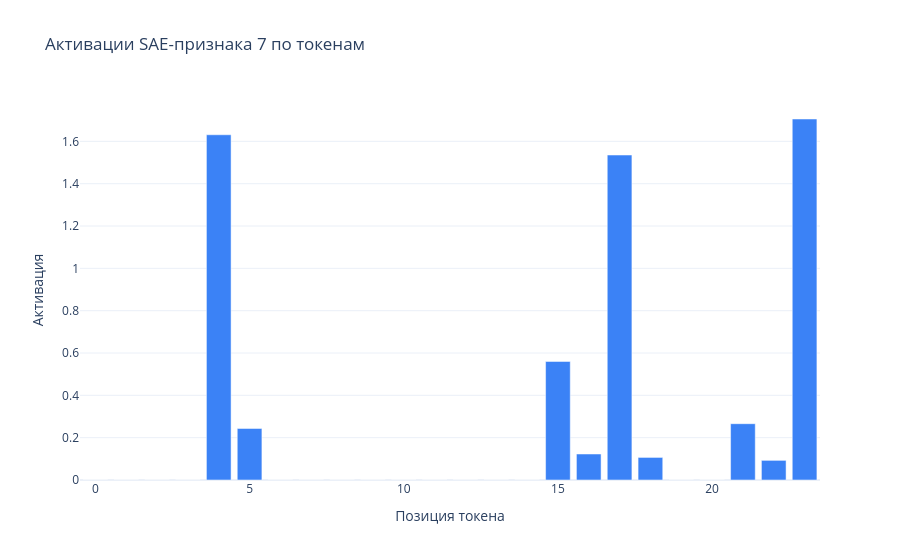

The notebook cell saved with this chart:
### Code cell
plot_feature_activations(starting_text, feature_id)

### Figure 1 — Plotly figure (JSON) as saved in the notebook; plotly's stock layout.template omitted (floating-point values rounded to 4 significant figures)
{"data": [{"customdata": [["<|BOS|>"], ["H"], ["ero"], ["·and"], ["·I"], ["·will"], ["·head"], ["·to"], ["·Sam"], ["antha"], ["·and"], ["·Mark"], ["'s"], [","], ["·then"], ["·he"], ["·and"], ["·she"], ["·will"], ["."], ["·Then"], ["·I"], ["·or"], ["·you"]], "hovertemplate": "Позиция токена=%{x}<br>Активация=%{y:.4f}<br>token=%{customdata[0]}<extra></extra>", "legendgroup": "", "marker": {"color": "#3b82f6", "pattern": {"shape": ""}}, "name": "", "orientation": "v", "showlegend": false, "textposition": "auto", "type": "bar", "x": [0, 1, 2, 3, 4, 5, 6, 7, 8, 9, 10, 11, 12, 13, 14, 15, 16, 17, 18, 19, 20, 21, 22, 23], "xaxis": "x", "y": [0.0, 0.0, 0.0, 0.0, 1.631, 0.2436, 0.0, 0.0, 0.0, 0.0, 0.0, 0.0, 0.0, 0.0, 0.0, 0.5602, 0.1229, 1.535, 0.1067, 0.0, 0.0, 0.2661, 0.09279, 1.706], "yaxis": "y"}], "layout": {"barmode": "relative", "hovermode": "x unified", "legend": {"tracegroupgap": 0}, "title": {"text": "Активации SAE-признака 7 по токенам"}, "xaxis": {"anchor": "y", "domain": [0, 1], "title": {"text": "Позиция токена"}}, "yaxis": {"anchor": "x", "domain": [0, 1], "title": {"text": "Активация"}}}}
